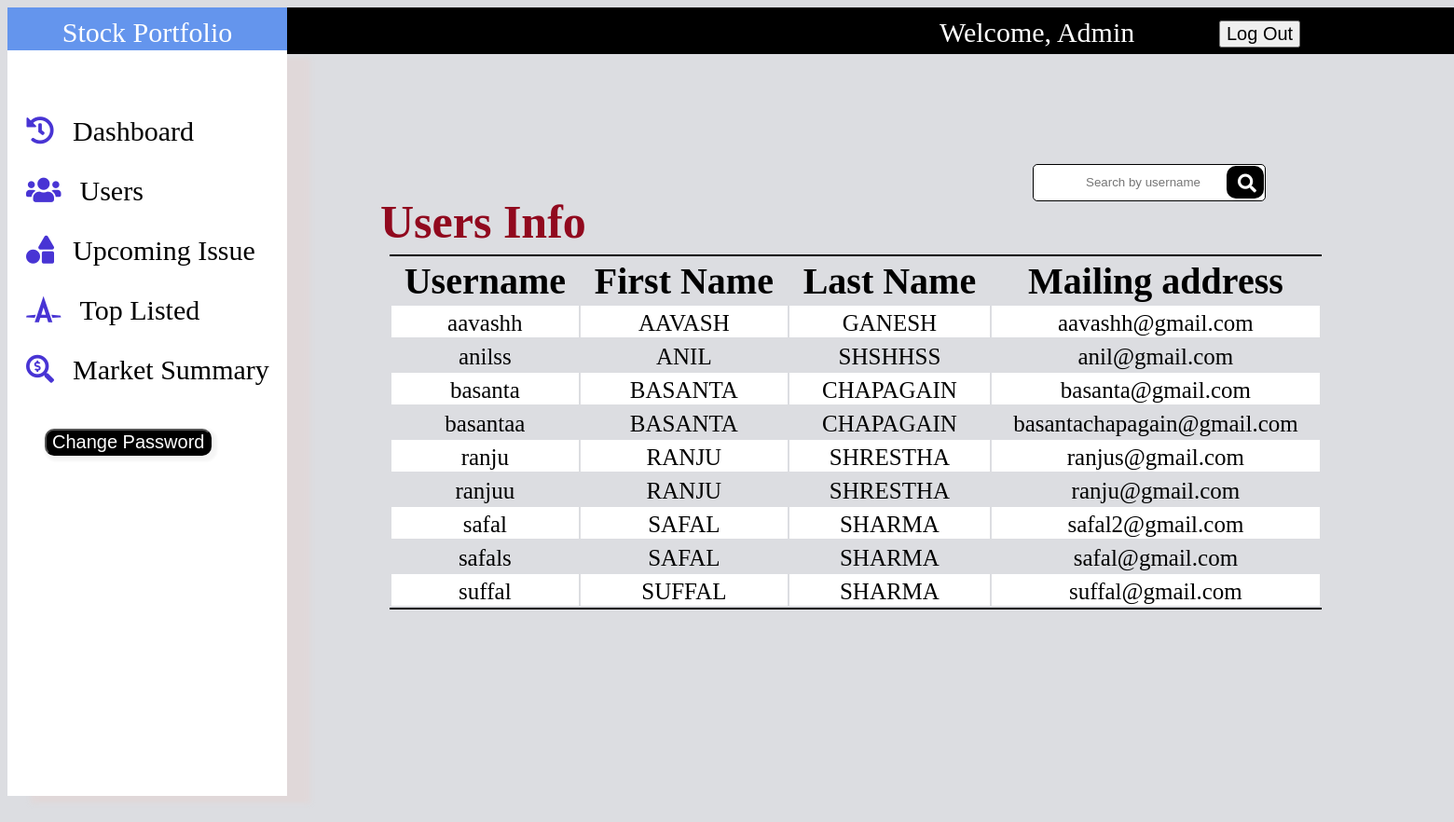
The app's page /project/admin/user.php (signed in) with its own data.
### tables this page shows
CREATE TABLE `registration` (
  `username` varchar(100) NOT NULL,
  `first_name` varchar(100) NOT NULL,
  `last_name` varchar(100) NOT NULL,
  `email` varchar(50) NOT NULL,
  `password` varchar(50) NOT NULL,
  `cpassword` varchar(50) NOT NULL
);

### project/admin/user.php (the view, shortened to what this page needs)
<?php
include("database.php");
include("main.php");
$where = '';
$sql = "Select * from registration $where order by username asc";
$result = mysqli_query($conn, $sql);
?>
<!DOCTYPE html>
<html lang="en">
<head>
    <link href="css/user.css" rel="stylesheet">
</head>
<body>
    <form action="user.php" method="POST">
        <input type="search" name="submit" placeholder="Search by username" autocomplete="off">
        <button class="btn" name="search"><i class="fas fa-search"></i></button>
    </form>
    <div id="user_table">
        <h1>Users Info</h1>
        <table>
            <tr>
                <th>Username</th>
                <th>First Name</th>
                <th>Last Name</th>
                <th>Mailing address</th>
            </tr>
            <?php
            while ($row = mysqli_fetch_assoc($result)) {
            ?>
                <tr>
                    <td><?php echo $row['username'] ?></td>
                    <td><?php echo $row['first_name'] ?></td>
                    <td><?php echo $row['last_name'] ?></td>
                    <td><?php echo $row['email'] ?></td>
                <?php
            }
                ?>
                </tr>
        </table>
    </div>
</body>
</html>

### project/admin/css/main.css (style rules this page uses)
body { background-color: #dcdde1; overflow: hidden; }
button { font-size: 20px; position: relative; top:-70px; left:1300px; }
i { color:#4834d4; position: relative; left:-20px; }

### project/admin/css/user.css (style rules this page uses)
input { border:1px solid black; border-radius: 5px; position: relative; top:-700px; left: 1100px; height: 40px; width: 250px; outline: none; text-align: center; display: inline-block; }
.btn { position: relative; top:-696px; left: 1054px; border: none; background-color:black; height: 35px; width: 40px; border-radius: 10px; padding-top: 5px; }
.fa-search { color:white; position: relative; left:2px; }
#user_table { position: relative; top:-740px; left:400px; }
h1 { font-size: 50px; margin-left: -100px; padding-left: 100px; color:#91091e; height: 50px; width: 100vw; font-family: 'Times New Roman', Times, serif; position: relative; }
table { width: 1000px; position: relative; left:10px; top:-20px; border-top: 2px solid black; border-bottom: 2px solid black; }
table th { color:black; font-size: 40px; }
table td { font-size: 25px; text-align: center; padding-top: 5px; }
tr:nth-child(even) { background-color:white; }

### records on screen
registration: username "aavashh", first_name "AAVASH", last_name "GANESH", email "aavashh@gmail.com"
registration: username "anilss", first_name "ANIL", last_name "SHSHHSS", email "anil@gmail.com"
registration: username "basanta", first_name "BASANTA", last_name "CHAPAGAIN", email "basanta@gmail.com"
registration: username "basantaa", first_name "BASANTA", last_name "CHAPAGAIN", email "basantachapagain@gmail.com"
registration: username "ranju", first_name "RANJU", last_name "SHRESTHA", email "ranjus@gmail.com"
registration: username "ranjuu", first_name "RANJU", last_name "SHRESTHA", email "ranju@gmail.com"
registration: username "safal", first_name "SAFAL", last_name "SHARMA", email "safal2@gmail.com"
registration: username "safals", first_name "SAFAL", last_name "SHARMA", email "safal@gmail.com"
registration: username "suffal", first_name "SUFFAL", last_name "SHARMA", email "suffal@gmail.com"

### other values on screen
$_SESSION['mail'] "Admin"
